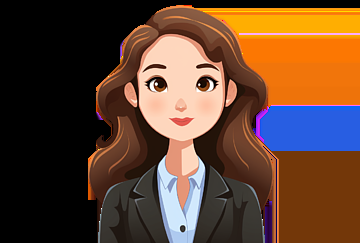
#> input picture images/passport.jpg, 360 x 243 px
$ python sunglass_overlay.py
#> lines starting #> are read from the running program, lines starting #| are printed output that depends on the picture; after the words box and inside, x2 and y2 are one past the last pixel; in counts of white or black regions, pixels touching at a corner belong together
import cv2
import numpy as np

# ---------------------------------------------------------
# STEP 1: Load the original passport-size image
# ---------------------------------------------------------
img = cv2.imread("images/passport.jpg")
#> img is the input picture: shape (243, 360, 3); mean B, G, R 48.2, 66.7, 96.9

if img is None:
    print("Error: passport.jpg could not be loaded.")
    exit()

# ---------------------------------------------------------
# STEP 2: Load the converted sunglasses image
# IMREAD_UNCHANGED preserves the alpha/transparency channel
# ---------------------------------------------------------
sunglasses = cv2.imread(
    "images/sunglasses_real.png",
    cv2.IMREAD_UNCHANGED
)
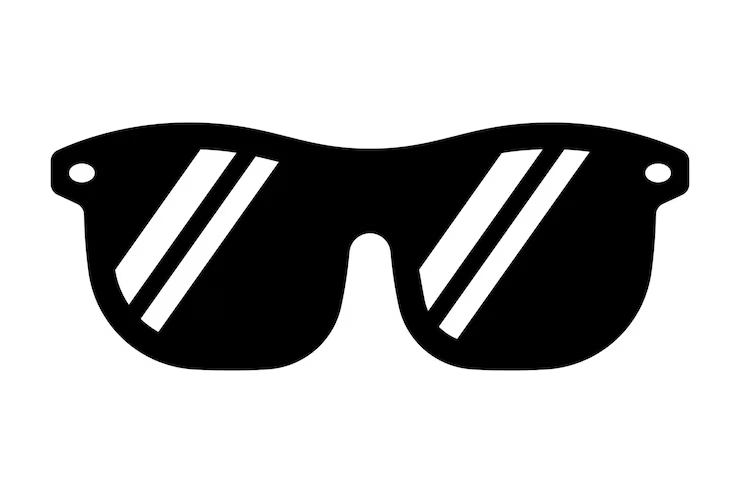
#> input picture images/sunglasses_real.png, 740 x 493 px
#> sunglasses is the input picture: shape (493, 740, 3); min 0, max 255, mean 183.6

if sunglasses is None:
    print("Error: sunglasses image could not be loaded.")
    exit()

# ---------------------------------------------------------
# STEP 3: Define the eye region
# Coordinates were obtained using coordinate_finder.py
# ---------------------------------------------------------
x1 = 140
y1 = 70
x2 = 225
y2 = 110

# Calculate width and height of the eye region
width = x2 - x1
height = y2 - y1

# ---------------------------------------------------------
# STEP 4: Resize sunglasses to fit the eye region
# ---------------------------------------------------------
sunglasses = cv2.resize(
    sunglasses,
    (width, height),
    interpolation=cv2.INTER_AREA
)
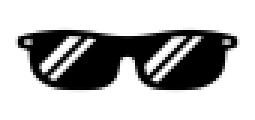
#> sunglasses: shape (40, 85, 3) (shown 3 times larger); min 0, max 255, mean 183.6

# ---------------------------------------------------------
# STEP 5: Extract the sunglasses and alpha mask
# ---------------------------------------------------------
if sunglasses.shape[2] == 4:

    # First 3 channels contain the BGR image
    overlay = sunglasses[:, :, :3]

    # Fourth channel contains transparency information
    alpha = sunglasses[:, :, 3]

else:

    # Fallback if the image has no alpha channel
    overlay = sunglasses

    gray = cv2.cvtColor(overlay, cv2.COLOR_BGR2GRAY)

    _, alpha = cv2.threshold(
        gray,
        240,
        255,
        cv2.THRESH_BINARY_INV
    )
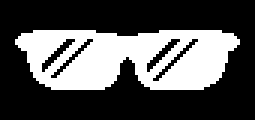
#> alpha: shape (40, 85) (shown 3 times larger); 32.4% white; 1 white region, box (x1, y1, x2, y2) and area: (5, 10, 80, 30) 1101

# ---------------------------------------------------------
# STEP 6: Normalize alpha mask
# Convert 0-255 values to 0-1
# ---------------------------------------------------------
alpha = alpha.astype(np.float32) / 255.0

# Make the mask 3-channel for color blending
alpha = cv2.merge([alpha, alpha, alpha])

# ---------------------------------------------------------
# STEP 7: Extract the eye region from the original image
# ---------------------------------------------------------
roi = img[y1:y2, x1:x2].astype(np.float32)
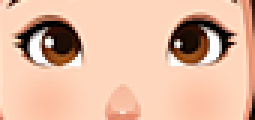
#> roi: shape (40, 85, 3) float32 (shown 3 times larger); mean B, G, R 160.7, 184.8, 226.8

# Convert sunglasses to float for arithmetic operations
overlay = overlay.astype(np.float32)

# ---------------------------------------------------------
# STEP 8: Blend the sunglasses with the original image
#
# Formula:
# Result = Overlay × Alpha + Original × (1 - Alpha)
# ---------------------------------------------------------
blended = (
    overlay * alpha
    + roi * (1 - alpha)
)
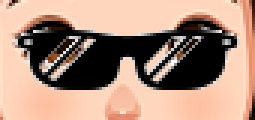
#> blended: shape (40, 85, 3) float32 (shown 3 times larger); mean B, G, R 123.3, 140.5, 170.8

# Convert back to 8-bit image
blended = blended.astype(np.uint8)

# ---------------------------------------------------------
# STEP 9: Replace the original eye region
# with the blended region
# ---------------------------------------------------------
img[y1:y2, x1:x2] = blended
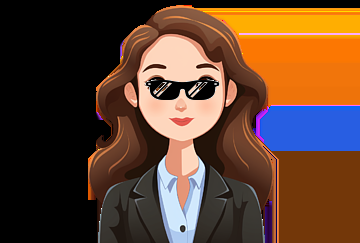
#> img: shape (243, 360, 3); 1.25% of pixels changed, all inside (x1, y1, x2, y2) = (145, 80, 220, 100)

# ---------------------------------------------------------
# STEP 10: Save the final output
# ---------------------------------------------------------
cv2.imwrite("images/output.jpg", img)

print("Sunglasses applied successfully!")
print("Final image saved as output.jpg")

# ---------------------------------------------------------
# STEP 11: Display the final result
# ---------------------------------------------------------
cv2.imshow("Sunglasses Overlay - Final Output", img)

print("Press any key to close the image.")
cv2.waitKey(0)
cv2.destroyAllWindows()
